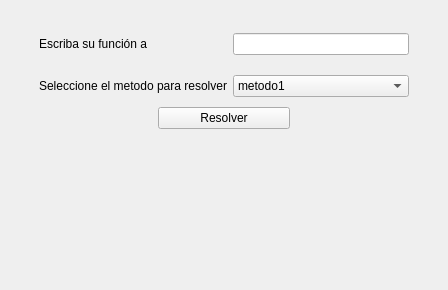
<?xml version="1.0" encoding="UTF-8"?>
<ui version="4.0">
 <class>MainWindow</class>
 <widget class="QMainWindow" name="MainWindow">
  <property name="geometry">
   <rect>
    <x>0</x>
    <y>0</y>
    <width>448</width>
    <height>290</height>
   </rect>
  </property>
  <property name="windowTitle">
   <string>Calculadora | Resolver una Ecuación</string>
  </property>
  <widget class="QWidget" name="centralwidget">
   <layout class="QGridLayout" name="gridLayout">
    <property name="spacing">
     <number>10</number>
    </property>
    <item row="4" column="1">
     <widget class="QPushButton" name="pushButton">
      <property name="text">
       <string>Resolver</string>
      </property>
     </widget>
    </item>
    <item row="4" column="2">
     <spacer name="horizontalSpacer_2">
      <property name="orientation">
       <enum>Qt::Horizontal</enum>
      </property>
      <property name="sizeType">
       <enum>QSizePolicy::Fixed</enum>
      </property>
      <property name="sizeHint" stdset="0">
       <size>
        <width>79</width>
        <height>20</height>
       </size>
      </property>
     </spacer>
    </item>
    <item row="4" column="0">
     <spacer name="horizontalSpacer">
      <property name="orientation">
       <enum>Qt::Horizontal</enum>
      </property>
      <property name="sizeType">
       <enum>QSizePolicy::Fixed</enum>
      </property>
      <property name="sizeHint" stdset="0">
       <size>
        <width>79</width>
        <height>20</height>
       </size>
      </property>
     </spacer>
    </item>
    <item row="0" column="1">
     <widget class="QLabel" name="label_3">
      <property name="maximumSize">
       <size>
        <width>132</width>
        <height>132</height>
       </size>
      </property>
      <property name="text">
       <string/>
      </property>
      <property name="pixmap">
       <pixmap>icons/parabola.png</pixmap>
      </property>
      <property name="scaledContents">
       <bool>true</bool>
      </property>
      <property name="alignment">
       <set>Qt::AlignCenter</set>
      </property>
     </widget>
    </item>
    <item row="2" column="0" colspan="3">
     <layout class="QFormLayout" name="formLayout">
      <property name="rowWrapPolicy">
       <enum>QFormLayout::DontWrapRows</enum>
      </property>
      <property name="horizontalSpacing">
       <number>6</number>
      </property>
      <property name="verticalSpacing">
       <number>20</number>
      </property>
      <item row="0" column="0">
       <widget class="QLabel" name="label">
        <property name="layoutDirection">
         <enum>Qt::LeftToRight</enum>
        </property>
        <property name="autoFillBackground">
         <bool>false</bool>
        </property>
        <property name="text">
         <string>Escriba su función a</string>
        </property>
        <property name="alignment">
         <set>Qt::AlignRight|Qt::AlignTrailing|Qt::AlignVCenter</set>
        </property>
       </widget>
      </item>
      <item row="0" column="1">
       <widget class="QLineEdit" name="lineEdit"/>
      </item>
      <item row="1" column="0">
       <widget class="QLabel" name="label_2">
        <property name="layoutDirection">
         <enum>Qt::LeftToRight</enum>
        </property>
        <property name="autoFillBackground">
         <bool>false</bool>
        </property>
        <property name="text">
         <string>Seleccione el metodo para resolver</string>
        </property>
        <property name="alignment">
         <set>Qt::AlignRight|Qt::AlignTrailing|Qt::AlignVCenter</set>
        </property>
       </widget>
      </item>
      <item row="1" column="1">
       <widget class="QComboBox" name="comboBox">
        <item>
         <property name="text">
          <string>metodo1</string>
         </property>
        </item>
        <item>
         <property name="text">
          <string>metodo2</string>
         </property>
        </item>
       </widget>
      </item>
     </layout>
    </item>
    <item row="5" column="1">
     <spacer name="verticalSpacer">
      <property name="orientation">
       <enum>Qt::Vertical</enum>
      </property>
      <property name="sizeHint" stdset="0">
       <size>
        <width>20</width>
        <height>40</height>
       </size>
      </property>
     </spacer>
    </item>
   </layout>
  </widget>
 </widget>
 <resources/>
 <connections/>
</ui>
